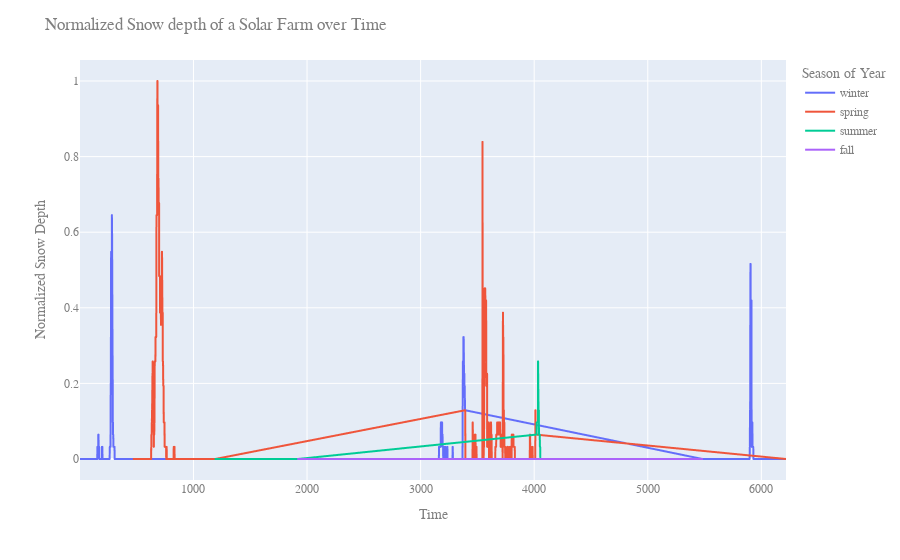

Notebook code cell kept with this figure:
### Markdown cell above
The chart looks like we would expect with peak production taking place in summer and winter being the weakest over all. We should account for the high seasonality of our data in a later step.

Another sanity check we can perform is to look at the snow column as we would snow to not be present in summer.

### Code cell
#Plot the SnowDepthAt0 over time, overlay the season
fig = px.line(df_name, x='time_idx', y='SnowDepthAt0', color='season_of_year_name')
fig.update_layout(
    xaxis_title="Time",
    yaxis_title="Normalized Snow Depth",
    legend_title="Season of Year",
    title="Normalized Snow depth of a Solar Farm over Time",
    font=dict(
        family="Montserrat, monospace",
        size=12,
        color="#7f7f7f"
    )
)
fig.show()

### Figure 1 — Plotly figure (JSON) as saved in the notebook; plotly's stock layout.template omitted (floating-point values rounded to 4 significant figures; data arrays with more than 128 entries replaced by an {"elided": "..."} marker saying what was removed)
{"data": [{"hovertemplate": "season_of_year_name=winter<br>time_idx=%{x}<br>SnowDepthAt0=%{y}<extra></extra>", "legendgroup": "winter", "line": {"color": "#636efa", "dash": "solid"}, "marker": {"symbol": "circle"}, "mode": "lines", "name": "winter", "showlegend": true, "type": "scattergl", "x": {"elided": "1944 int values"}, "xaxis": "x", "y": {"elided": "1944 float values"}, "yaxis": "y"}, {"hovertemplate": "season_of_year_name=spring<br>time_idx=%{x}<br>SnowDepthAt0=%{y}<extra></extra>", "legendgroup": "spring", "line": {"color": "#EF553B", "dash": "solid"}, "marker": {"symbol": "circle"}, "mode": "lines", "name": "spring", "showlegend": true, "type": "scattergl", "x": {"elided": "1345 int values"}, "xaxis": "x", "y": {"elided": "1345 float values"}, "yaxis": "y"}, {"hovertemplate": "season_of_year_name=summer<br>time_idx=%{x}<br>SnowDepthAt0=%{y}<extra></extra>", "legendgroup": "summer", "line": {"color": "#00cc96", "dash": "solid"}, "marker": {"symbol": "circle"}, "mode": "lines", "name": "summer", "showlegend": true, "type": "scattergl", "x": {"elided": "1456 int values"}, "xaxis": "x", "y": {"elided": "1456 float values"}, "yaxis": "y"}, {"hovertemplate": "season_of_year_name=fall<br>time_idx=%{x}<br>SnowDepthAt0=%{y}<extra></extra>", "legendgroup": "fall", "line": {"color": "#ab63fa", "dash": "solid"}, "marker": {"symbol": "circle"}, "mode": "lines", "name": "fall", "showlegend": true, "type": "scattergl", "x": {"elided": "1472 int values"}, "xaxis": "x", "y": {"elided": "1472 int values"}, "yaxis": "y"}], "layout": {"font": {"color": "#7f7f7f", "family": "Montserrat, monospace", "size": 12}, "legend": {"title": {"text": "Season of Year"}, "tracegroupgap": 0}, "margin": {"t": 60}, "title": {"text": "Normalized Snow depth of a Solar Farm over Time"}, "xaxis": {"anchor": "y", "domain": [0, 1], "title": {"text": "Time"}}, "yaxis": {"anchor": "x", "domain": [0, 1], "title": {"text": "Normalized Snow Depth"}}}}
